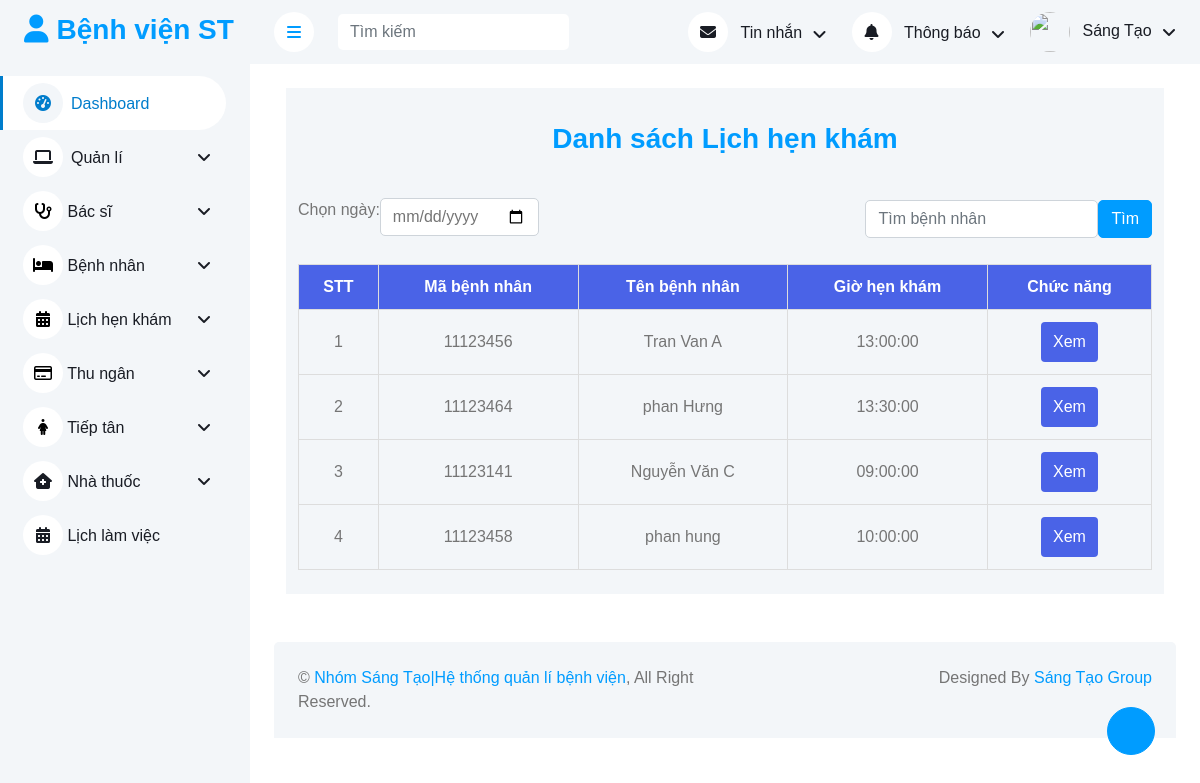
Screenshot of /admin/index.php?quanli=xem-lich-hen-benh-nhan with the database file from the repository.
### tables this page shows
CREATE TABLE `benhnhan` (
  `maBenhNhan` int(11) NOT NULL,
  `tenBenhNhan` varchar(100) NOT NULL,
  `namSinh` date NOT NULL,
  `gioitinh` enum('Nam','Nữ','Tùy chỉnh') NOT NULL,
  `diaChi` text DEFAULT NULL,
  `sdt` varchar(11) NOT NULL,
  `maBHYT` varchar(15) DEFAULT NULL,
  `maPhieuKham` varchar(10) DEFAULT NULL
);

CREATE TABLE `lichhenkham` (
  `maLichHen` varchar(10) NOT NULL,
  `ngayKham` date NOT NULL,
  `gioKham` time NOT NULL,
  `moTa` text DEFAULT NULL,
  `maDichVu` varchar(10) NOT NULL,
  `maKhoa` varchar(50) NOT NULL,
  `maBacSi` int(11) NOT NULL,
  `maBenhNhan` int(11) NOT NULL
);

### admin/bacsi/xemLichHenKham.php (the view, shortened to what this page needs)
<div class="xemLichHen">
    <div class="container">
        <div class="bg-light m-4">
            <div class="row">
                <div class="col-lg-12 p-4">
                    <h3>Danh sách Lịch hẹn khám</h3>
                </div>
            </div>
            <div class="container-fluid">
                <form action="" method="post">
                    <div class="d-flex align-items-center justify-content-between mb-4">
                        <div class="d-flex">
                            <label for="date">Chọn ngày:</label>
                            <div class="form-group mb-1">
                                <input type="date" id="date" name="date" class="form-control">
                            </div>
                        </div>
                        <div class="d-flex">
                            <div class="form-group">
                                <input type="search" class="form-control" name="keyword" placeholder="Tìm bệnh nhân">
                            </div>
                            <input type="submit" name="timBenhNhan" class="btn btn-primary" value="Tìm">
                        </div>
                    </div>
                </form>
            </div>
            <div class="container-fluid justify-content-between mb-4">
                <div class="table-container pb-4">
                    <table>
                        <thead>
                            <tr>
                                <th>STT</th>
                                <th>Mã bệnh nhân</th>
                                <th>Tên bệnh nhân</th>
                                <th>Giờ hẹn khám</th>
                                <th>Chức năng</th>
                            </tr>
                        </thead>
                        <tbody>
                            <?php
                                require_once("../config/config.php");
                                $sql = "select maLichHen, bn.maBenhNhan, bn.tenBenhNhan, gioKham from benhnhan bn join lichhenkham lhk on bn.maBenhNhan = lhk.maBenhNhan  AND bn.tenBenhNhan LIKE '%".$keyword."%'";
                                $result = mysqli_query($conn,$sql);
                                $stt = 0;
                                while($row= mysqli_fetch_assoc($result)){
                                ?>
                                <tr>
                                    <td><?= ++$stt ?></td>
                                    <td><?=$row['maBenhNhan']?></td>
                                    <td><?=$row['tenBenhNhan']?></td>
                                    <td><?= $row['gioKham']?></td>
                                    <td><button class="action-btn" onclick="window.location.href='index.php?quanli=xem-chi-tiet-lich-hen-benh-nhan&id=<?=$row['maLichHen']?>'">Xem</button></td>
                                </tr>
                                <?php }?>
                        </tbody>
                    </table>
                </div>
            </div>
        </div>
    </div>
</div>

### admin/css/style_admin.css (style rules this page uses)
:root { --primary: #007dcc; --light: #F3F6F9; --dark: #191C24; }
.btn { transition: .5s; }
.btn.btn-primary { color: #FFFFFF; }

### admin/css/styleContent.css (style rules this page uses)
.detailThanhToan table, th, td { border: 1px solid #ddd; }
.detailThanhToan th, td { padding: 10px; text-align: center; }
.xemLichHen h3 { text-align: center; color: #009CFF; padding: 10px; }
.xemLichHen table { width: 100%; border-collapse: collapse; margin-top: 10px; }
.xemLichHen table, th, td { border: 1px solid #ddd; }
.xemLichHen th, td { padding: 10px; text-align: center; }
.xemLichHen th { background-color: #4A63E7; color: #fff; }
.xemLichHen .action-btn { background-color: #4A63E7; color: white; padding: 8px 12px; border: none; border-radius: 4px; cursor: pointer; margin: 2px; }

### rows the page displays
benhnhan: maBenhNhan "11123456", tenBenhNhan "Tran Van A", lichhenkham.gioKham "13:00:00"
benhnhan: maBenhNhan "11123464", tenBenhNhan "phan Hưng", lichhenkham.gioKham "13:30:00"
benhnhan: maBenhNhan "11123141", tenBenhNhan "Nguyễn Văn C", lichhenkham.gioKham "09:00:00"
benhnhan: maBenhNhan "11123458", tenBenhNhan "phan hung", lichhenkham.gioKham "10:00:00"
